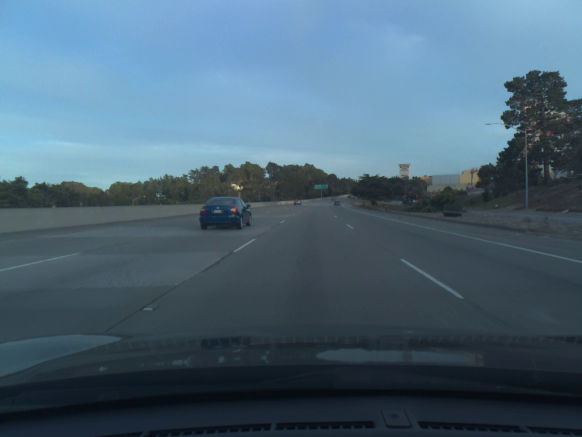
#> input picture mapping/assets/fallback_imgs/0.png, 1164 x 874 px (shown at 1/2 size)
$ python -i lane_detector.py   (imports and definitions only)   (older library calls are emulated)
#> lines starting #> are read from the running program, lines starting #| are printed output that depends on the picture; after the words box and inside, x2 and y2 are one past the last pixel; in counts of white or black regions, pixels touching at a corner belong together
import cv2
import numpy as np
import os

class LaneDetector:
    def __init__(self):
        # --- CONFIGURATION ---
        self.detected = False

        # Mémoire
        self.recent_fit_left = []
        self.recent_fit_right = []
        self.best_fit_left = None
        self.best_fit_right = None

        # Buffer pour la stabilité
        self.buffer_size = 12
        self.failure_count = 0

    def get_perspective_transform(self, frame):
        h, w = frame.shape[:2]
        horizon_y = int(h * 0.50)

        src = np.float32([
            [w * 0.46, horizon_y],
            [w * 0.54, horizon_y],
            [w * 0.98, h * 0.96],
            [w * 0.02, h * 0.96]
        ])

        dst = np.float32([
            [w * 0.20, 0],
            [w * 0.80, 0],
            [w * 0.80, h],
            [w * 0.20, h]
        ])

        M = cv2.getPerspectiveTransform(src, dst)
        Minv = cv2.getPerspectiveTransform(dst, src)
        warped = cv2.warpPerspective(frame, M, (w, h))
        return warped, Minv

    def robust_threshold(self, frame):
        lab = cv2.cvtColor(frame, cv2.COLOR_BGR2LAB)
        l_channel, a, b = cv2.split(lab)
        clahe = cv2.createCLAHE(clipLimit=2.0, tileGridSize=(8,8))
        cl = clahe.apply(l_channel)

        white_mask = cv2.inRange(cl, 200, 255)
        yellow_mask = cv2.inRange(lab, np.array([0, 0, 145]), np.array([255, 255, 255]))

        sobelx = cv2.Sobel(cl, cv2.CV_64F, 1, 0, ksize=9)
        abs_sobel = np.absolute(sobelx)
        scaled_sobel = np.uint8(255 * abs_sobel / np.max(abs_sobel))
        sobel_mask = np.zeros_like(scaled_sobel)
        sobel_mask[(scaled_sobel >= 20) & (scaled_sobel <= 100)] = 1

        combined = np.zeros_like(white_mask)
        combined[((white_mask > 0) | (yellow_mask > 0)) | (sobel_mask == 1)] = 1
        return combined

    def search_around_poly(self, binary_warped):
        margin = 80
        nonzero = binary_warped.nonzero()
        nonzeroy = np.array(nonzero[0])
        nonzerox = np.array(nonzero[1])

        left_fit = self.best_fit_left
        right_fit = self.best_fit_right

        left_lane_inds = ((nonzerox > (left_fit[0]*(nonzeroy**2) + left_fit[1]*nonzeroy + left_fit[2] - margin)) &
                          (nonzerox < (left_fit[0]*(nonzeroy**2) + left_fit[1]*nonzeroy + left_fit[2] + margin)))
        right_lane_inds = ((nonzerox > (right_fit[0]*(nonzeroy**2) + right_fit[1]*nonzeroy + right_fit[2] - margin)) &
                           (nonzerox < (right_fit[0]*(nonzeroy**2) + right_fit[1]*nonzeroy + right_fit[2] + margin)))

        return left_lane_inds, right_lane_inds, nonzerox, nonzeroy

    def sliding_window_search(self, binary_warped):
        histogram = np.sum(binary_warped[binary_warped.shape[0]//2:,:], axis=0)
        midpoint = int(histogram.shape[0]//2)
        leftx_base = np.argmax(histogram[:midpoint])
        rightx_base = np.argmax(histogram[midpoint:]) + midpoint

        nwindows = 9
        window_height = int(binary_warped.shape[0]//nwindows)
        nonzero = binary_warped.nonzero()
        nonzeroy = np.array(nonzero[0])
        nonzerox = np.array(nonzero[1])

        current_leftX = leftx_base
        current_rightX = rightx_base
        margin = 100
        minpix = 50
        left_lane_inds = []
        right_lane_inds = []

        for window in range(nwindows):
            win_y_low = binary_warped.shape[0] - (window+1)*window_height
            win_y_high = binary_warped.shape[0] - window*window_height

            good_left = ((nonzeroy >= win_y_low) & (nonzeroy < win_y_high) &
                         (nonzerox >= current_leftX - margin) & (nonzerox < current_leftX + margin)).nonzero()[0]
            good_right = ((nonzeroy >= win_y_low) & (nonzeroy < win_y_high) &
                          (nonzerox >= current_rightX - margin) & (nonzerox < current_rightX + margin)).nonzero()[0]

            left_lane_inds.append(good_left)
            right_lane_inds.append(good_right)

            if len(good_left) > minpix: current_leftX = int(np.mean(nonzerox[good_left]))
            if len(good_right) > minpix: current_rightX = int(np.mean(nonzerox[good_right]))

        return np.concatenate(left_lane_inds), np.concatenate(right_lane_inds), nonzerox, nonzeroy

    def sanity_check(self, left_fit, right_fit, h):
        if abs(left_fit[0] - right_fit[0]) > 0.005:
            return False
        y_vals = [h-10, h/2]
        for y in y_vals:
            lx = left_fit[0]*y**2 + left_fit[1]*y + left_fit[2]
            rx = right_fit[0]*y**2 + right_fit[1]*y + right_fit[2]
            width = rx - lx
            if width < 300 or width > 1200:
                return False
        return True

    def detect_lanes(self, frame):
        h, w = frame.shape[:2]
        warped, Minv = self.get_perspective_transform(frame)
        thresholded = self.robust_threshold(warped)

        if self.detected:
            left_inds, right_inds, nonzerox, nonzeroy = self.search_around_poly(thresholded)
        else:
            left_inds, right_inds, nonzerox, nonzeroy = self.sliding_window_search(thresholded)

        current_left_fit = None
        current_right_fit = None

        if len(left_inds) > 0 and len(right_inds) > 0:
            leftx, lefty = nonzerox[left_inds], nonzeroy[left_inds]
            rightx, righty = nonzerox[right_inds], nonzeroy[right_inds]
            try:
                current_left_fit = np.polyfit(lefty, leftx, 2)
                current_right_fit = np.polyfit(righty, rightx, 2)
            except: pass

        valid_detection = False
        if current_left_fit is not None and current_right_fit is not None:
            if self.sanity_check(current_left_fit, current_right_fit, h):
                valid_detection = True
                self.failure_count = 0
            else: self.failure_count += 1
        else: self.failure_count += 1

        if valid_detection:
            self.detected = True
            self.best_fit_left = current_left_fit
            self.best_fit_right = current_right_fit
            self.recent_fit_left.append(current_left_fit)
            self.recent_fit_right.append(current_right_fit)
        else:
            if self.failure_count > 5:
                self.detected = False
                self.recent_fit_left = []
                self.recent_fit_right = []

        if len(self.recent_fit_left) > self.buffer_size:
            self.recent_fit_left.pop(0)
            self.recent_fit_right.pop(0)

        if len(self.recent_fit_left) > 0:
            avg_left = np.mean(self.recent_fit_left, axis=0)
            avg_right = np.mean(self.recent_fit_right, axis=0)
        else:
            # Si pas de détection, on renvoie None pour le polygone
            return frame, None

        # --- DESSIN ---
        ploty = np.linspace(0, h-1, h)
        left_fitx = avg_left[0]*ploty**2 + avg_left[1]*ploty + avg_left[2]
        right_fitx = avg_right[0]*ploty**2 + avg_right[1]*ploty + avg_right[2]

        warp_zero = np.zeros_like(thresholded).astype(np.uint8)
        color_warp = cv2.merge((warp_zero, warp_zero, warp_zero))

        # Points pour le remplissage
        pts_left = np.array([np.transpose(np.vstack([left_fitx, ploty]))])
        pts_right = np.array([np.flipud(np.transpose(np.vstack([right_fitx, ploty])))])
        pts = np.concatenate((pts_left, pts_right), axis=1)

        # Points pour les lignes
        line_pts_left = np.array([np.transpose(np.vstack([left_fitx, ploty]))])
        line_pts_right = np.array([np.transpose(np.vstack([right_fitx, ploty]))])

        # Remplissage
        color_fill = (0, 255, 0) if self.failure_count < 10 else (0, 0, 255)
        cv2.fillPoly(color_warp, np.int_([pts]), color_fill)

        # Lignes
        cv2.polylines(color_warp, np.int_([line_pts_left]), False, (255, 0, 0), 20)
        cv2.polylines(color_warp, np.int_([line_pts_right]), False, (0, 0, 255), 20)

        # --- NOUVEAUTÉ : Calcul du Polygone sur l'image ORIGINALE ---
        # On utilise Minv pour projeter les points de la vue oiseau vers la vue normale
        lane_poly_original = cv2.perspectiveTransform(pts, Minv)

        # Projection finale
        newwarp = cv2.warpPerspective(color_warp, Minv, (w, h))
        result = cv2.addWeighted(frame, 1, newwarp, 0.5, 0)

        # On renvoie le résultat ET le polygone réel
        return result, lane_poly_original

>>> import cv2
>>> picture = cv2.imread('../../mapping/assets/fallback_imgs/0.png')
#> picture is the input picture: shape (874, 1164, 3); mean B, G, R 118.4, 101, 75.9
>>> result = LaneDetector().detect_lanes(picture)
#> in get_perspective_transform, `warped = cv2.warpPerspective(frame, M, (w, h))`:
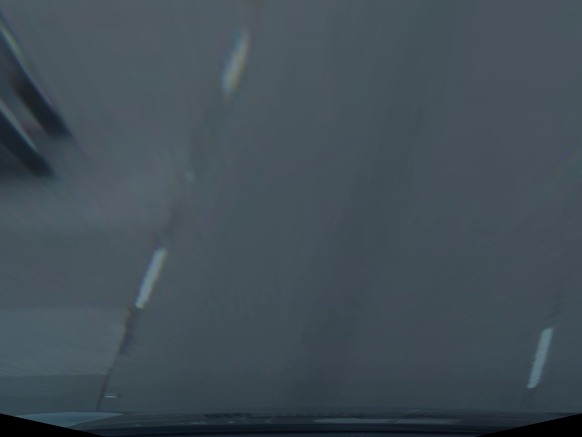
#> warped: shape (874, 1164, 3) (shown at 1/2 size); mean B, G, R 86.4, 77.7, 65.6
#> in detect_lanes, `warped, Minv = self.get_perspective_transform(frame)`: Minv = [[0.133, -0.61, 504.4], [0, -0.42, 437], [0, -0.00105, 1]]
#> in robust_threshold, `lab = cv2.cvtColor(frame, cv2.COLOR_BGR2LAB)`: lab: shape (874, 1164, 3); mean of channels 0, 1, 2 82.3, 125.4, 121.3
#> in robust_threshold, `cl = clahe.apply(l_channel)`:
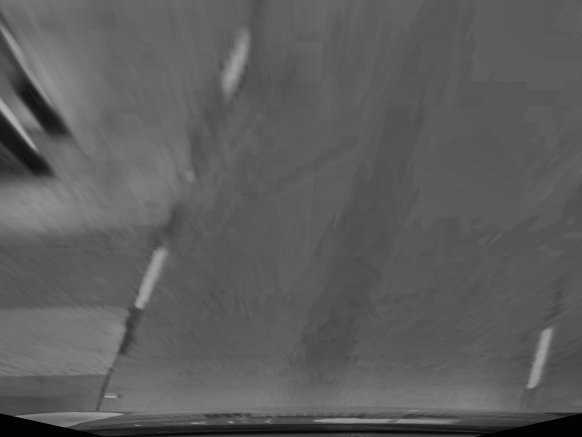
#> cl: shape (874, 1164) (shown at 1/2 size); min 3, max 175, mean 92.5
#> in robust_threshold, `white_mask = cv2.inRange(cl, 200, 255)`: white_mask: shape (874, 1164); every value is 0
#> in robust_threshold, `sobelx = cv2.Sobel(cl, cv2.CV_64F, 1, 0, ksize=9)`:
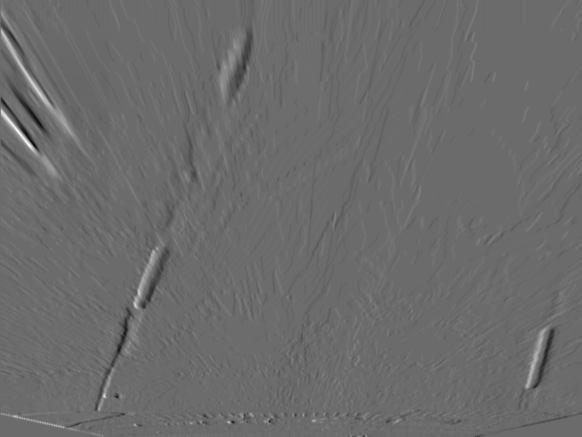
#> sobelx: shape (874, 1164) float64 (shown at 1/2 size); min -377737, max 515207, mean -24.1; drawn with min black and max white
#> in detect_lanes, `thresholded = self.robust_threshold(warped)`:
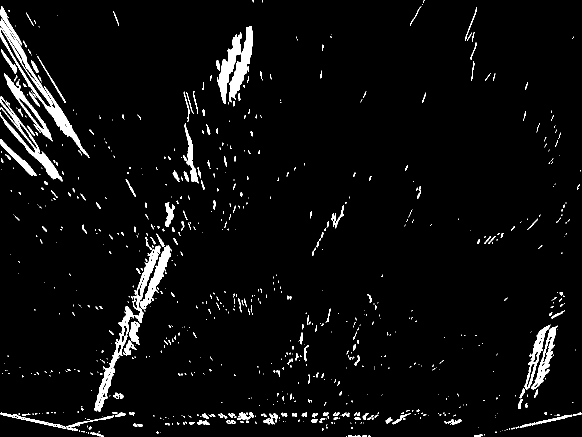
#> thresholded: shape (874, 1164) (shown at 1/2 size); values 0 (black) and 1 (white), 4.2% white; 807 white regions (584 under 20 px), largest, box (x1, y1, x2, y2) and area: (1, 12, 179, 316) 5211, (1, 192, 125, 363) 2741, (188, 612, 268, 823) 2644
#> in sliding_window_search, `histogram = np.sum(binary_warped[binary_warped.shape[0]//2:,:], axis=0)`: histogram = 1164 values, max 100 at index 1077, min 0 at index 0, mean 17.75
#> in sliding_window_search, `leftx_base = np.argmax(histogram[:midpoint])`: leftx_base = 275
#> in sliding_window_search, `rightx_base = np.argmax(histogram[midpoint:]) + midpoint`: rightx_base = 1077
#> in sliding_window_search, `nonzero = binary_warped.nonzero()`: nonzero = 42888 positions, rows 0 to 873, columns 1 to 1162
#> in sliding_window_search, `current_leftX = leftx_base`: current_leftX = 275
#> in sliding_window_search, `current_rightX = rightx_base`: current_rightX = 1077
#> the loop in sliding_window_search, `for window in range(nwindows):` made 9 passes
#> (current_leftX, current_rightX) on passes 1, 2, 3, 5, 6, 7: (224, 1077), (230, 1079), (266, 1097), (329, 1072), (368, 1126), (397, 1089)
#> (good_right, current_leftX) on pass 9: ([1636, 1700, 1764, 1829, 1887], 488)
#> after the loop in sliding_window_search, `for window in range(nwindows):`: left_lane_inds = 9 items
#> in detect_lanes, `left_inds, right_inds, nonzerox, nonzeroy = self.sliding_window_search..`: left_inds = 17085 values, max 42839 at index 1454, min 5 at index 16001, mean 20948.1; right_inds = 4653 values, max 42621 at index 881, min 1636 at index 4648, mean 32658.5
#> in detect_lanes, `leftx, lefty = nonzerox[left_inds], nonzeroy[left_inds]`: leftx = 17085 values, max 525 at index 16004, min 131 at index 2658, mean 344.1; lefty = 17085 values, max 873 at index 1451, min 1 at index 16001, mean 439.7
#> in detect_lanes, `rightx, righty = nonzerox[right_inds], nonzeroy[right_inds]`: rightx = 4653 values, max 1162 at index 321, min 987 at index 2492, mean 1082.8; righty = 4653 values, max 865 at index 880, min 73 at index 4648, mean 691.8
#> in detect_lanes, `current_left_fit = np.polyfit(lefty, leftx, 2)`: current_left_fit = [0.000177, -0.528, 531.8]
#> in detect_lanes, `current_right_fit = np.polyfit(righty, rightx, 2)`: current_right_fit = [-0.000163, 0.158, 1054.4]
#> the loop in sanity_check, `for y in y_vals:` made 2 passes
#> (lx, rx, width) on passes 1 to 2: (207.1, 1069.3, 862.1), (334.6, 1092.3, 757.7)
#> in detect_lanes, `self.best_fit_left = current_left_fit`: self.best_fit_left = [0.000177, -0.528, 531.8]
#> in detect_lanes, `self.best_fit_right = current_right_fit`: self.best_fit_right = [-0.000163, 0.158, 1054.4]
#> in detect_lanes, `avg_left = np.mean(self.recent_fit_left, axis=0)`: avg_left = [0.000177, -0.528, 531.8]
#> in detect_lanes, `avg_right = np.mean(self.recent_fit_right, axis=0)`: avg_right = [-0.000163, 0.158, 1054.4]
#> in detect_lanes, `left_fitx = avg_left[0]*ploty**2 + avg_left[1]*ploty + avg_left[2]`: left_fitx = 874 values, max 531.8 at index 0, min 205.1 at index 873, mean 346.1
#> in detect_lanes, `right_fitx = avg_right[0]*ploty**2 + avg_right[1]*ploty + avg_right[2]`: right_fitx = 874 values, max 1092.7 at index 485, min 1054.4 at index 0, mean 1081.9
#> in detect_lanes, `pts_left = np.array([np.transpose(np.vstack([left_fitx, ploty]))])`: pts_left = 874 pairs, first value 205.1 to 531.8, second value 0 to 873
#> in detect_lanes, `pts_right = np.array([np.flipud(np.transpose(np.vstack([right_fitx, pl..`: pts_right = 874 pairs, first value 1054.4 to 1092.7, second value 0 to 873
#> in detect_lanes, `pts = np.concatenate((pts_left, pts_right), axis=1)`: pts = 1748 pairs, first value 205.1 to 1092.7, second value 0 to 873
#> in detect_lanes, `line_pts_left = np.array([np.transpose(np.vstack([left_fitx, ploty]))])`: line_pts_left has the same summary as pts_left
#> in detect_lanes, `line_pts_right = np.array([np.transpose(np.vstack([right_fitx, ploty])..`: line_pts_right has the same summary as pts_right
#> in detect_lanes, `cv2.polylines(color_warp, np.int_([line_pts_right]), False, (0, 0, 255..`:
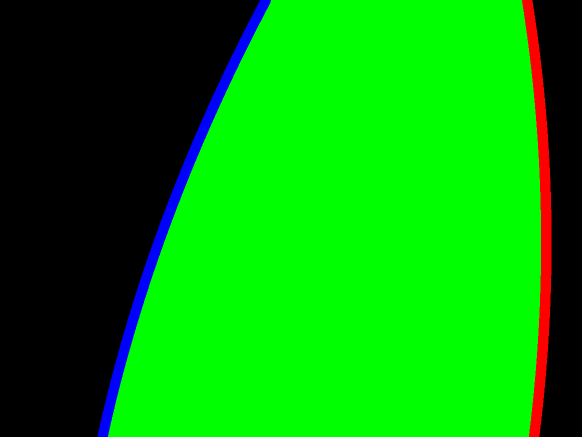
#> color_warp: shape (874, 1164, 3) (shown at 1/2 size); mean of channels 0, 1, 2 4.8, 156.5, 4.6; drawn as B, G, R
#> in detect_lanes, `lane_poly_original = cv2.perspectiveTransform(pts, Minv)`: lane_poly_original = 1748 pairs, first value -13.49 to 1350.2, second value 437 to 833.6
#> in detect_lanes, `newwarp = cv2.warpPerspective(color_warp, Minv, (w, h))`:
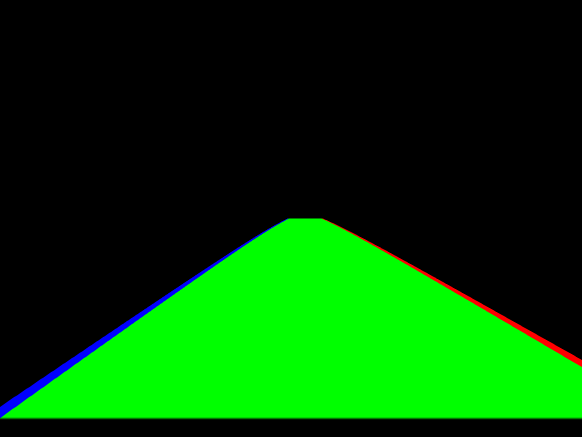
#> newwarp: shape (874, 1164, 3) (shown at 1/2 size); mean of channels 0, 1, 2 1.7, 69.4, 1; drawn as B, G, R
#> in detect_lanes, `result = cv2.addWeighted(frame, 1, newwarp, 0.5, 0)`:
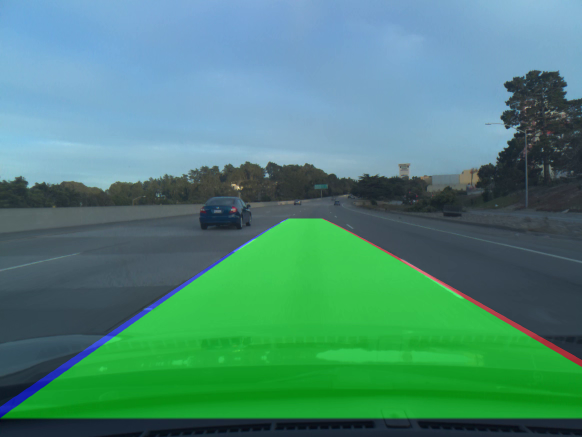
#> result: shape (874, 1164, 3) (shown at 1/2 size); mean B, G, R 119.2, 135.7, 76.4
